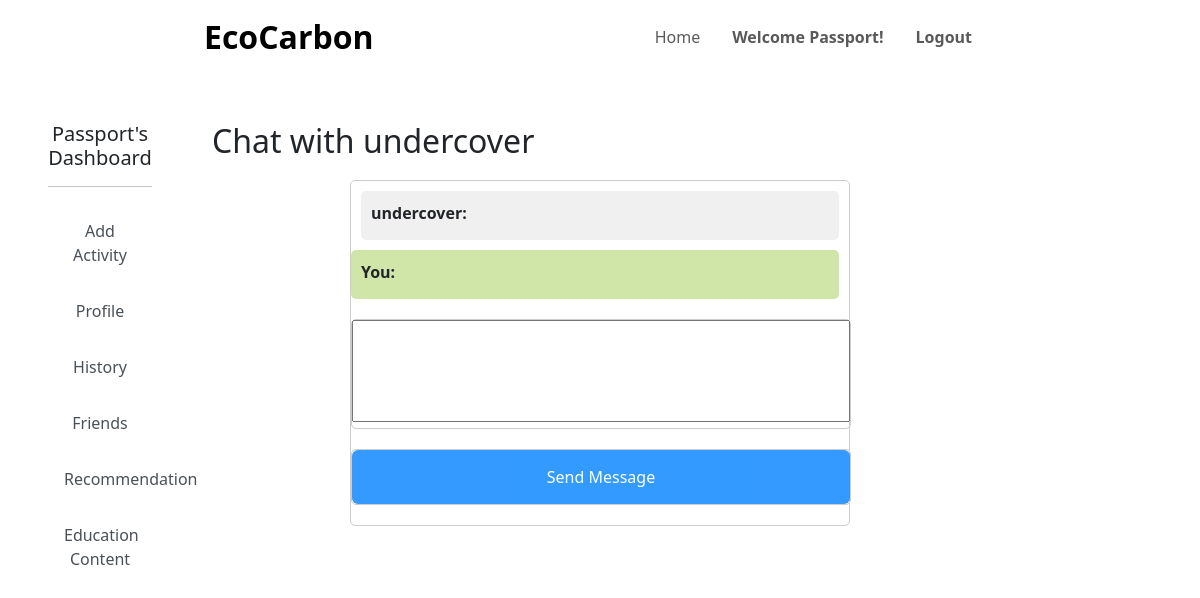
/chat.php?friend=4 (signed in), run on an earlier commit of the app's database.
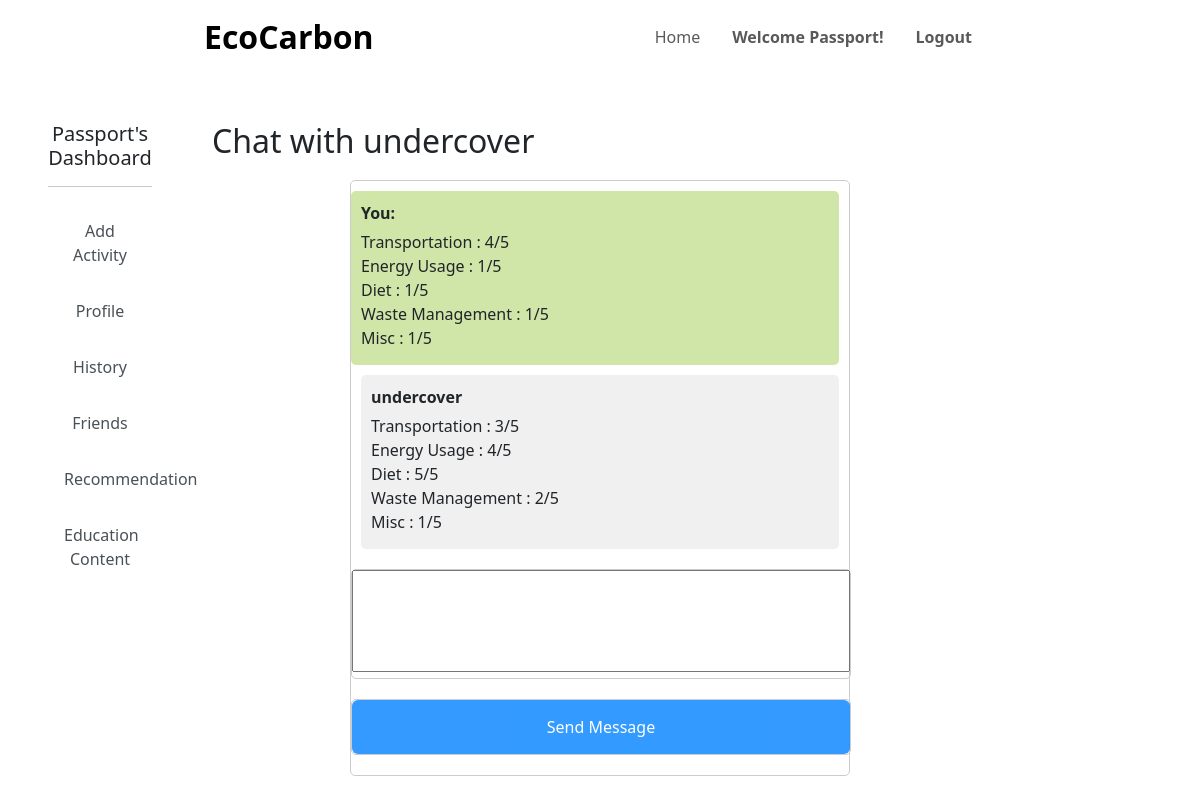
And on a later commit of the database.
### tables this page shows
CREATE TABLE `user` (
  `id` int(11) NOT NULL,
  `username` varchar(30) NOT NULL,
  `pwd` varchar(30) DEFAULT NULL,
  `email` varchar(50) NOT NULL,
  `contactno` varchar(50) NOT NULL,
  `commute` varchar(50) NOT NULL,
  `energy` varchar(50) NOT NULL,
  `diet` varchar(50) NOT NULL,
  `admin` int(5) NOT NULL
);

CREATE TABLE `messages` (
  `id` int(11) NOT NULL,
  `incoming_msg_id` int(11) NOT NULL,
  `outgoing_msg_id` int(11) NOT NULL,
  `msg` varchar(1000) NOT NULL,
  `last` int(11) NOT NULL DEFAULT 0
);

### chat.php (the view, shortened to what the changed rows need)
<?php
$servername = "localhost";
$username = "root";
$password = "";
$dbname = "ecocarbon_database";
$conn = new mysqli($servername, $username, $password, $dbname);
$query = "SELECT * FROM user WHERE username = ?";
$stmt = $conn->prepare($query);
$stmt->bind_param("s", $_SESSION["user_username"]);
$stmt->execute();
$result = $stmt->get_result();
$user = $result->fetch_assoc();
$friendID = $_GET["friend"];
$query = "SELECT username FROM user WHERE id = ?";
$stmt = $conn->prepare($query);
$stmt->bind_param("i", $friendID);
$stmt->execute();
$result = $stmt->get_result();
$friend_user = $result->fetch_assoc();
$friend_un = $friend_user["username"];
$query = "SELECT * FROM messages WHERE (incoming_msg_id = ? AND outgoing_msg_id = ?)";
$stmt = $conn->prepare($query);
$stmt->bind_param("ii", $friendID , $user["id"]);
$stmt->execute();
$result = $stmt->get_result();
$f = $result->fetch_assoc();
$query = "SELECT * FROM messages WHERE (incoming_msg_id = ? AND outgoing_msg_id = ?)";
$stmt = $conn->prepare($query);
$stmt->bind_param("ii", $user["id"], $friendID);
$stmt->execute();
$result = $stmt->get_result();
$f2 = $result->fetch_assoc();
?>
<!DOCTYPE html>
<html>
    <head>
        <link
        href="https://cdn.jsdelivr.net/npm/bootstrap@5.3.1/dist/css/bootstrap.min.css"
        rel="stylesheet"
        />
        <link
        rel="stylesheet"
        href="https://cdnjs.cloudflare.com/ajax/libs/animate.css/4.1.1/animate.min.css"
        />
        <link
        rel="stylesheet"
        href="https://cdnjs.cloudflare.com/ajax/libs/font-awesome/5.15.3/css/all.min.css"
        />
        <link rel="stylesheet" href="style.css" />
        <link href="https://unpkg.com/aos@2.3.1/dist/aos.css" rel="stylesheet"/>
    </head>
    <body>
    <div class="container-fluid pb-5">
        <div class="row">
            <div class="col-md-8 pt-5">
                <h2>Chat with <?php echo $friend_un ?> </h2>
                <div class="message-container">
                    <?php
                    $msg1 = nl2br($f["msg"]);
                    $msg2 = nl2br($f2["msg"]);
                    if($f["incoming_msg_id"] == $friendID) {
                        if($f["last"] > $f2["last"]) {
                            echo "
                            <div class=\"message user-message\">
                                <div class=\"message-content\">
                                <strong>You:</strong>
                                </div>
                                <div class=\"message-content\">
                                    $msg2
                                </div>
                            </div>
                            <div class=\"message\">
                                <div class=\"message-content\">
                                <strong>$friend_un</strong>
                                </div>
                                <div class=\"message-content\">
                                    $msg1
                                </div>
                            </div>
                            ";
                        }
                    }else {
                        if($f["last"] > $f2["last"]) {
                            echo "
                            <div class=\"message user-message\">
                                <div class=\"message-content\">
                                <strong>You:</strong>
                                </div>
                                <div class=\"message-content\">
                                    $msg1
                                </div>
                            </div>
                            <div class=\"message\">
                                <div class=\"message-content\">
                                <strong>$friend_un</strong>
                                </div>
                                <div class=\"message-content\">
                                    $msg2
                                </div>
                            </div>
                            ";
                        }
                        else {
                            echo "
                            <div class=\"message\">
                                <div class=\"message-content\">
                                <strong>$friend_un: </strong>
                                </div>
                                <div class=\"message-content\">
                                    $msg2
                                </div>
                            </div>
                            <div class=\"message user-message\">
                                <div class=\"message-content\">
                                <strong>You:</strong>
                                </div>
                                <div class=\"message-content\">
                                    $msg1
                                </div>
                            </div>
                            ";
                        }
                    }
                        ?>
                    <div class="message-container">
                    </div>
                    <div class="message-container">
                    </div>
                </div>
                </div>
            </div>
        </div>
    </body>
</html>

What changed in the data, as far as the page shows it:
now on this page (row edited): messages: msg "Transportation : 4/5 Energy Usage : 1/5 Diet : 1/5 Waste Management : 1/5 Misc : 1/5"
now on this page (row edited): messages: msg "Transportation : 3/5 Energy Usage : 4/5 Diet : 5/5 Waste Management : 2/5 Misc : 1/5"
changed messages: incoming_msg_id 12 → 4 (drawn)
